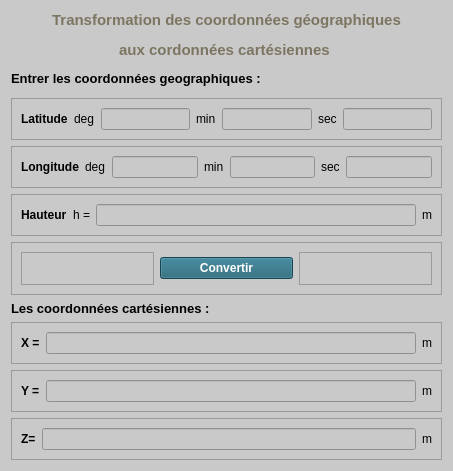
<?xml version="1.0" encoding="UTF-8"?>
<ui version="4.0">
 <class>Form</class>
 <widget class="QWidget" name="Form">
  <property name="geometry">
   <rect>
    <x>0</x>
    <y>0</y>
    <width>453</width>
    <height>407</height>
   </rect>
  </property>
  <property name="windowTitle">
   <string>Form</string>
  </property>
  <property name="styleSheet">
   <string notr="true">background-color: rgb(201, 201, 201);</string>
  </property>
  <layout class="QVBoxLayout" name="verticalLayout">
   <item>
    <widget class="QLabel" name="label_17">
     <property name="font">
      <font>
       <pointsize>11</pointsize>
       <weight>75</weight>
       <bold>true</bold>
      </font>
     </property>
     <property name="styleSheet">
      <string notr="true">color: rgb(170, 0, 0);</string>
     </property>
     <property name="text">
      <string>&lt;html&gt;&lt;head/&gt;&lt;body&gt;&lt;p align=&quot;center&quot;&gt;&lt;span style=&quot; color:#7b7561;&quot;&gt;Transformation des coordonnées géographiques&lt;/span&gt;&lt;/p&gt;&lt;p align=&quot;center&quot;&gt;&lt;span style=&quot; color:#7b7561;&quot;&gt; aux cordonnées cartésiennes &lt;/span&gt;&lt;/p&gt;&lt;/body&gt;&lt;/html&gt;</string>
     </property>
    </widget>
   </item>
   <item>
    <widget class="QFrame" name="frame_12">
     <property name="frameShape">
      <enum>QFrame::StyledPanel</enum>
     </property>
     <property name="frameShadow">
      <enum>QFrame::Raised</enum>
     </property>
    </widget>
   </item>
   <item>
    <widget class="QLabel" name="label">
     <property name="font">
      <font>
       <pointsize>10</pointsize>
       <weight>75</weight>
       <bold>true</bold>
      </font>
     </property>
     <property name="styleSheet">
      <string notr="true">color: rgb(0, 0, 0);</string>
     </property>
     <property name="text">
      <string>&lt;html&gt;&lt;head/&gt;&lt;body&gt;&lt;p&gt;Entrer les coordonnées geographiques :&lt;/p&gt;&lt;/body&gt;&lt;/html&gt;</string>
     </property>
    </widget>
   </item>
   <item>
    <widget class="QFrame" name="frame_10">
     <property name="frameShape">
      <enum>QFrame::StyledPanel</enum>
     </property>
     <property name="frameShadow">
      <enum>QFrame::Raised</enum>
     </property>
    </widget>
   </item>
   <item>
    <widget class="QFrame" name="frame">
     <property name="frameShape">
      <enum>QFrame::StyledPanel</enum>
     </property>
     <property name="frameShadow">
      <enum>QFrame::Raised</enum>
     </property>
     <layout class="QHBoxLayout" name="horizontalLayout_3">
      <item>
       <widget class="QLabel" name="label_2">
        <property name="font">
         <font>
          <pointsize>9</pointsize>
          <weight>75</weight>
          <bold>true</bold>
         </font>
        </property>
        <property name="text">
         <string>Latitude</string>
        </property>
       </widget>
      </item>
      <item>
       <widget class="QLabel" name="label_3">
        <property name="text">
         <string>deg</string>
        </property>
       </widget>
      </item>
      <item>
       <widget class="QLineEdit" name="lineEdit"/>
      </item>
      <item>
       <widget class="QLabel" name="label_4">
        <property name="text">
         <string>min</string>
        </property>
       </widget>
      </item>
      <item>
       <widget class="QLineEdit" name="lineEdit_2"/>
      </item>
      <item>
       <widget class="QLabel" name="label_5">
        <property name="text">
         <string>sec</string>
        </property>
       </widget>
      </item>
      <item>
       <widget class="QLineEdit" name="lineEdit_3"/>
      </item>
     </layout>
    </widget>
   </item>
   <item>
    <widget class="QFrame" name="frame_3">
     <property name="frameShape">
      <enum>QFrame::StyledPanel</enum>
     </property>
     <property name="frameShadow">
      <enum>QFrame::Raised</enum>
     </property>
     <layout class="QHBoxLayout" name="horizontalLayout_2">
      <item>
       <widget class="QLabel" name="label_18">
        <property name="font">
         <font>
          <pointsize>9</pointsize>
          <weight>75</weight>
          <bold>true</bold>
         </font>
        </property>
        <property name="text">
         <string>Longitude</string>
        </property>
       </widget>
      </item>
      <item>
       <widget class="QLabel" name="label_21">
        <property name="text">
         <string>deg</string>
        </property>
       </widget>
      </item>
      <item>
       <widget class="QLineEdit" name="lineEdit_4"/>
      </item>
      <item>
       <widget class="QLabel" name="label_19">
        <property name="text">
         <string>min</string>
        </property>
       </widget>
      </item>
      <item>
       <widget class="QLineEdit" name="lineEdit_5"/>
      </item>
      <item>
       <widget class="QLabel" name="label_20">
        <property name="text">
         <string>sec</string>
        </property>
       </widget>
      </item>
      <item>
       <widget class="QLineEdit" name="lineEdit_6"/>
      </item>
     </layout>
    </widget>
   </item>
   <item>
    <widget class="QFrame" name="frame_4">
     <property name="frameShape">
      <enum>QFrame::StyledPanel</enum>
     </property>
     <property name="frameShadow">
      <enum>QFrame::Raised</enum>
     </property>
     <layout class="QHBoxLayout" name="horizontalLayout_4">
      <item>
       <widget class="QLabel" name="label_14">
        <property name="font">
         <font>
          <pointsize>9</pointsize>
          <weight>75</weight>
          <bold>true</bold>
         </font>
        </property>
        <property name="text">
         <string>Hauteur</string>
        </property>
       </widget>
      </item>
      <item>
       <widget class="QLabel" name="label_15">
        <property name="text">
         <string>h =</string>
        </property>
       </widget>
      </item>
      <item>
       <widget class="QLineEdit" name="lineEdit_7"/>
      </item>
      <item>
       <widget class="QLabel" name="label_22">
        <property name="text">
         <string>m</string>
        </property>
       </widget>
      </item>
     </layout>
    </widget>
   </item>
   <item>
    <widget class="QFrame" name="frame_6">
     <property name="minimumSize">
      <size>
       <width>0</width>
       <height>53</height>
      </size>
     </property>
     <property name="maximumSize">
      <size>
       <width>16777215</width>
       <height>53</height>
      </size>
     </property>
     <property name="frameShape">
      <enum>QFrame::StyledPanel</enum>
     </property>
     <property name="frameShadow">
      <enum>QFrame::Raised</enum>
     </property>
     <layout class="QHBoxLayout" name="horizontalLayout">
      <item>
       <widget class="QFrame" name="frame_8">
        <property name="frameShape">
         <enum>QFrame::StyledPanel</enum>
        </property>
        <property name="frameShadow">
         <enum>QFrame::Raised</enum>
        </property>
       </widget>
      </item>
      <item>
       <widget class="QPushButton" name="pushButton">
        <property name="font">
         <font>
          <pointsize>9</pointsize>
          <weight>75</weight>
          <bold>true</bold>
         </font>
        </property>
        <property name="styleSheet">
         <string notr="true">background-color: rgb(31, 97, 116);
color: rgb(255, 255, 255);
</string>
        </property>
        <property name="text">
         <string>Convertir</string>
        </property>
       </widget>
      </item>
      <item>
       <widget class="QFrame" name="frame_9">
        <property name="frameShape">
         <enum>QFrame::StyledPanel</enum>
        </property>
        <property name="frameShadow">
         <enum>QFrame::Raised</enum>
        </property>
       </widget>
      </item>
     </layout>
    </widget>
   </item>
   <item>
    <widget class="QLabel" name="label_16">
     <property name="font">
      <font>
       <pointsize>10</pointsize>
       <weight>75</weight>
       <bold>true</bold>
      </font>
     </property>
     <property name="styleSheet">
      <string notr="true">color: rgb(0, 0, 0);</string>
     </property>
     <property name="text">
      <string>Les coordonnées cartésiennes :</string>
     </property>
    </widget>
   </item>
   <item>
    <widget class="QFrame" name="frame_2">
     <property name="frameShape">
      <enum>QFrame::StyledPanel</enum>
     </property>
     <property name="frameShadow">
      <enum>QFrame::Raised</enum>
     </property>
     <layout class="QHBoxLayout" name="horizontalLayout_5">
      <item>
       <widget class="QLabel" name="label_23">
        <property name="font">
         <font>
          <pointsize>9</pointsize>
          <weight>75</weight>
          <bold>true</bold>
         </font>
        </property>
        <property name="text">
         <string>X =</string>
        </property>
       </widget>
      </item>
      <item>
       <widget class="QLineEdit" name="lineEdit_8"/>
      </item>
      <item>
       <widget class="QLabel" name="label_28">
        <property name="text">
         <string>m</string>
        </property>
       </widget>
      </item>
     </layout>
    </widget>
   </item>
   <item>
    <widget class="QFrame" name="frame_7">
     <property name="frameShape">
      <enum>QFrame::StyledPanel</enum>
     </property>
     <property name="frameShadow">
      <enum>QFrame::Raised</enum>
     </property>
     <layout class="QGridLayout" name="gridLayout_2">
      <item row="0" column="0">
       <widget class="QLabel" name="label_26">
        <property name="font">
         <font>
          <pointsize>9</pointsize>
          <weight>75</weight>
          <bold>true</bold>
         </font>
        </property>
        <property name="text">
         <string>Y =</string>
        </property>
       </widget>
      </item>
      <item row="0" column="1">
       <widget class="QLineEdit" name="lineEdit_9"/>
      </item>
      <item row="0" column="2">
       <widget class="QLabel" name="label_27">
        <property name="text">
         <string>m</string>
        </property>
       </widget>
      </item>
     </layout>
    </widget>
   </item>
   <item>
    <widget class="QFrame" name="frame_5">
     <property name="frameShape">
      <enum>QFrame::StyledPanel</enum>
     </property>
     <property name="frameShadow">
      <enum>QFrame::Raised</enum>
     </property>
     <layout class="QGridLayout" name="gridLayout">
      <item row="0" column="3">
       <widget class="QLabel" name="label_25">
        <property name="font">
         <font>
          <pointsize>9</pointsize>
          <weight>75</weight>
          <bold>true</bold>
         </font>
        </property>
        <property name="text">
         <string>Z=</string>
        </property>
       </widget>
      </item>
      <item row="0" column="6">
       <widget class="QLineEdit" name="lineEdit_10"/>
      </item>
      <item row="0" column="7">
       <widget class="QLabel" name="label_24">
        <property name="text">
         <string>m</string>
        </property>
       </widget>
      </item>
     </layout>
    </widget>
   </item>
  </layout>
 </widget>
 <resources/>
 <connections/>
</ui>
